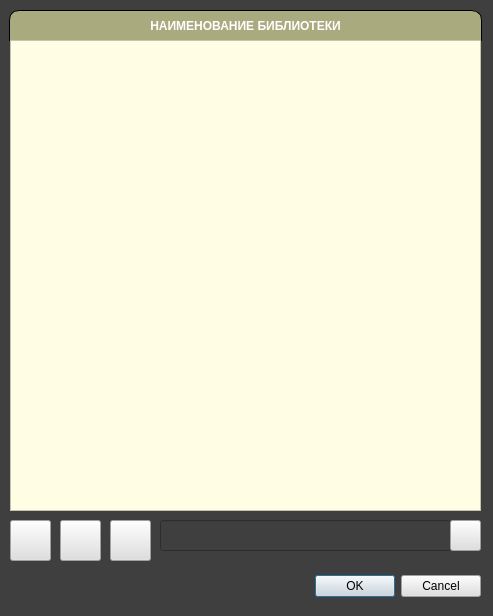
<?xml version="1.0" encoding="UTF-8"?>
<ui version="4.0">
 <class>Dialog</class>
 <widget class="QDialog" name="Dialog">
  <property name="geometry">
   <rect>
    <x>0</x>
    <y>0</y>
    <width>493</width>
    <height>616</height>
   </rect>
  </property>
  <property name="windowTitle">
   <string>ВЫБОР БИБЛИОТЕКИ</string>
  </property>
  <property name="styleSheet">
   <string notr="true">background-color: rgb(63, 63, 63);</string>
  </property>
  <widget class="QDialogButtonBox" name="buttonBox">
   <property name="geometry">
    <rect>
     <x>290</x>
     <y>570</y>
     <width>191</width>
     <height>32</height>
    </rect>
   </property>
   <property name="styleSheet">
    <string notr="true">background-color: rgb(223, 223, 223);</string>
   </property>
   <property name="orientation">
    <enum>Qt::Horizontal</enum>
   </property>
   <property name="standardButtons">
    <set>QDialogButtonBox::Cancel|QDialogButtonBox::Ok</set>
   </property>
  </widget>
  <widget class="QLabel" name="Label">
   <property name="geometry">
    <rect>
     <x>9</x>
     <y>10</y>
     <width>473</width>
     <height>31</height>
    </rect>
   </property>
   <property name="font">
    <font>
     <pointsize>9</pointsize>
     <weight>75</weight>
     <bold>true</bold>
    </font>
   </property>
   <property name="styleSheet">
    <string notr="true">border: 1px solid rgb(0, 0, 0);
border-top-left-radius: 10%;
border-top-right-radius: 10%;
background-color: rgb(170, 170, 127);
color: rgb(255, 255, 255)</string>
   </property>
   <property name="text">
    <string>НАИМЕНОВАНИЕ БИБЛИОТЕКИ</string>
   </property>
   <property name="alignment">
    <set>Qt::AlignCenter</set>
   </property>
  </widget>
  <widget class="QListWidget" name="bibliolist">
   <property name="geometry">
    <rect>
     <x>10</x>
     <y>40</y>
     <width>471</width>
     <height>471</height>
    </rect>
   </property>
   <property name="styleSheet">
    <string notr="true">border-bottom-left-radius: 1em 10%;
border-bottom-right-radius: 1em 10%;
background-color: rgb(255, 254, 229);</string>
   </property>
  </widget>
  <widget class="QPushButton" name="add">
   <property name="geometry">
    <rect>
     <x>10</x>
     <y>520</y>
     <width>41</width>
     <height>41</height>
    </rect>
   </property>
   <property name="toolTip">
    <string>&lt;html&gt;&lt;head/&gt;&lt;body&gt;&lt;p&gt;&lt;span style=&quot; font-weight:600; font-style:italic;&quot;&gt;Библиотека:&lt;/span&gt;&lt;span style=&quot; font-style:italic;&quot;&gt; добавить/переименовать&lt;/span&gt;&lt;/p&gt;&lt;/body&gt;&lt;/html&gt;</string>
   </property>
   <property name="styleSheet">
    <string notr="true">background-color: rgb(223, 223, 223);</string>
   </property>
   <property name="text">
    <string/>
   </property>
   <property name="icon">
    <iconset>
     <normaloff>../IMG/biblio.ico</normaloff>../IMG/biblio.ico</iconset>
   </property>
   <property name="iconSize">
    <size>
     <width>32</width>
     <height>32</height>
    </size>
   </property>
  </widget>
  <widget class="QPushButton" name="erase">
   <property name="geometry">
    <rect>
     <x>60</x>
     <y>520</y>
     <width>41</width>
     <height>41</height>
    </rect>
   </property>
   <property name="toolTip">
    <string>&lt;html&gt;&lt;head/&gt;&lt;body&gt;&lt;p&gt;&lt;span style=&quot; font-weight:600; font-style:italic;&quot;&gt;Библиотека:&lt;/span&gt;&lt;span style=&quot; font-style:italic;&quot;&gt; удалить&lt;/span&gt;&lt;/p&gt;&lt;/body&gt;&lt;/html&gt;</string>
   </property>
   <property name="styleSheet">
    <string notr="true">background-color: rgb(223, 223, 223);</string>
   </property>
   <property name="text">
    <string/>
   </property>
   <property name="icon">
    <iconset>
     <normaloff>../IMG/delete.ico</normaloff>../IMG/delete.ico</iconset>
   </property>
   <property name="iconSize">
    <size>
     <width>32</width>
     <height>32</height>
    </size>
   </property>
  </widget>
  <widget class="QLineEdit" name="findtext">
   <property name="geometry">
    <rect>
     <x>160</x>
     <y>520</y>
     <width>291</width>
     <height>31</height>
    </rect>
   </property>
   <property name="styleSheet">
    <string notr="true">color: rgb(255, 255, 255);
</string>
   </property>
  </widget>
  <widget class="QPushButton" name="find">
   <property name="geometry">
    <rect>
     <x>450</x>
     <y>520</y>
     <width>31</width>
     <height>31</height>
    </rect>
   </property>
   <property name="styleSheet">
    <string notr="true">background-color: rgb(223, 223, 223);</string>
   </property>
   <property name="text">
    <string/>
   </property>
   <property name="icon">
    <iconset>
     <normaloff>../IMG/find.ico</normaloff>../IMG/find.ico</iconset>
   </property>
   <property name="iconSize">
    <size>
     <width>24</width>
     <height>24</height>
    </size>
   </property>
  </widget>
  <widget class="QPushButton" name="sort">
   <property name="geometry">
    <rect>
     <x>110</x>
     <y>520</y>
     <width>41</width>
     <height>41</height>
    </rect>
   </property>
   <property name="toolTip">
    <string>&lt;html&gt;&lt;head/&gt;&lt;body&gt;&lt;p&gt;&lt;span style=&quot; font-weight:600; font-style:italic;&quot;&gt;Библиотека:&lt;/span&gt;&lt;span style=&quot; font-style:italic;&quot;&gt; сортировка&lt;/span&gt;&lt;/p&gt;&lt;/body&gt;&lt;/html&gt;</string>
   </property>
   <property name="styleSheet">
    <string notr="true">background-color: rgb(223, 223, 223);</string>
   </property>
   <property name="text">
    <string/>
   </property>
   <property name="icon">
    <iconset>
     <normaloff>../IMG/sort.ico</normaloff>../IMG/sort.ico</iconset>
   </property>
   <property name="iconSize">
    <size>
     <width>32</width>
     <height>32</height>
    </size>
   </property>
  </widget>
 </widget>
 <resources/>
 <connections>
  <connection>
   <sender>buttonBox</sender>
   <signal>accepted()</signal>
   <receiver>Dialog</receiver>
   <slot>accept()</slot>
   <hints>
    <hint type="sourcelabel">
     <x>248</x>
     <y>254</y>
    </hint>
    <hint type="destinationlabel">
     <x>157</x>
     <y>274</y>
    </hint>
   </hints>
  </connection>
  <connection>
   <sender>buttonBox</sender>
   <signal>rejected()</signal>
   <receiver>Dialog</receiver>
   <slot>reject()</slot>
   <hints>
    <hint type="sourcelabel">
     <x>316</x>
     <y>260</y>
    </hint>
    <hint type="destinationlabel">
     <x>286</x>
     <y>274</y>
    </hint>
   </hints>
  </connection>
 </connections>
</ui>
